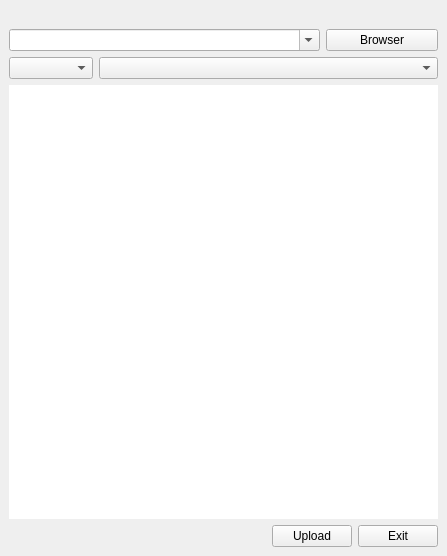
<?xml version="1.0" encoding="UTF-8"?>
<ui version="4.0">
 <class>MainWindow</class>
 <widget class="QMainWindow" name="MainWindow">
  <property name="geometry">
   <rect>
    <x>0</x>
    <y>0</y>
    <width>447</width>
    <height>556</height>
   </rect>
  </property>
  <property name="windowTitle">
   <string>Arduloader</string>
  </property>
  <widget class="QWidget" name="centralwidget">
   <layout class="QGridLayout" name="gridLayout">
    <item row="0" column="0" colspan="5">
     <widget class="QLabel" name="headLabel">
      <property name="text">
       <string/>
      </property>
     </widget>
    </item>
    <item row="1" column="0" colspan="5">
     <layout class="QHBoxLayout" name="horizontalLayout">
      <item>
       <widget class="QComboBox" name="hexfileCombox">
        <property name="minimumSize">
         <size>
          <width>311</width>
          <height>0</height>
         </size>
        </property>
        <property name="editable">
         <bool>true</bool>
        </property>
       </widget>
      </item>
      <item>
       <widget class="QPushButton" name="openHexButton">
        <property name="text">
         <string>Browser</string>
        </property>
       </widget>
      </item>
     </layout>
    </item>
    <item row="2" column="0">
     <widget class="QComboBox" name="portCombox">
      <property name="editable">
       <bool>false</bool>
      </property>
     </widget>
    </item>
    <item row="3" column="0" colspan="5">
     <widget class="QTextEdit" name="textEdit">
      <property name="styleSheet">
       <string notr="true"/>
      </property>
      <property name="frameShape">
       <enum>QFrame::NoFrame</enum>
      </property>
     </widget>
    </item>
    <item row="4" column="0" colspan="3">
     <spacer name="horizontalSpacer_2">
      <property name="orientation">
       <enum>Qt::Horizontal</enum>
      </property>
      <property name="sizeHint" stdset="0">
       <size>
        <width>260</width>
        <height>20</height>
       </size>
      </property>
     </spacer>
    </item>
    <item row="4" column="3">
     <widget class="QPushButton" name="uploadButton">
      <property name="text">
       <string>Upload</string>
      </property>
     </widget>
    </item>
    <item row="4" column="4">
     <widget class="QPushButton" name="exitButton">
      <property name="text">
       <string>Exit</string>
      </property>
     </widget>
    </item>
    <item row="2" column="1" colspan="4">
     <widget class="QComboBox" name="mcuCombox">
      <property name="enabled">
       <bool>true</bool>
      </property>
      <property name="editable">
       <bool>false</bool>
      </property>
     </widget>
    </item>
   </layout>
  </widget>
 </widget>
 <resources/>
 <connections/>
</ui>
